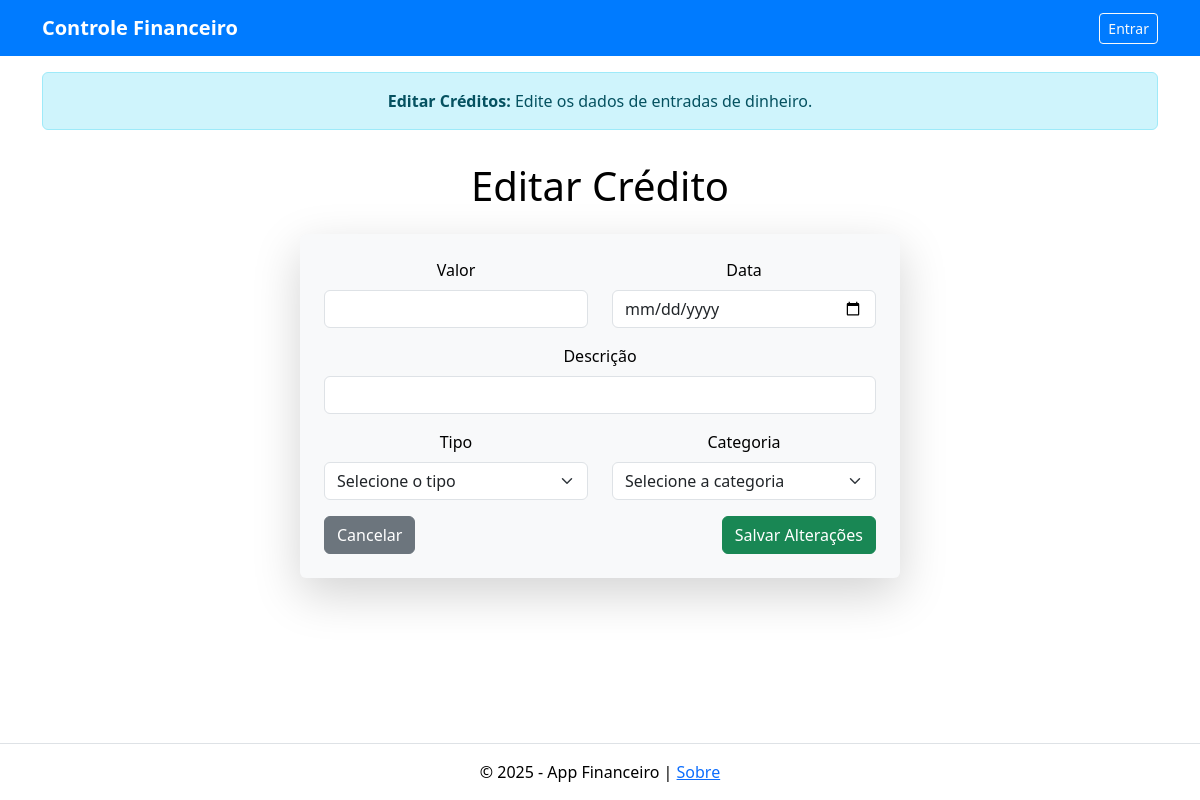
Page /editar_credito/6 on the earlier database version.
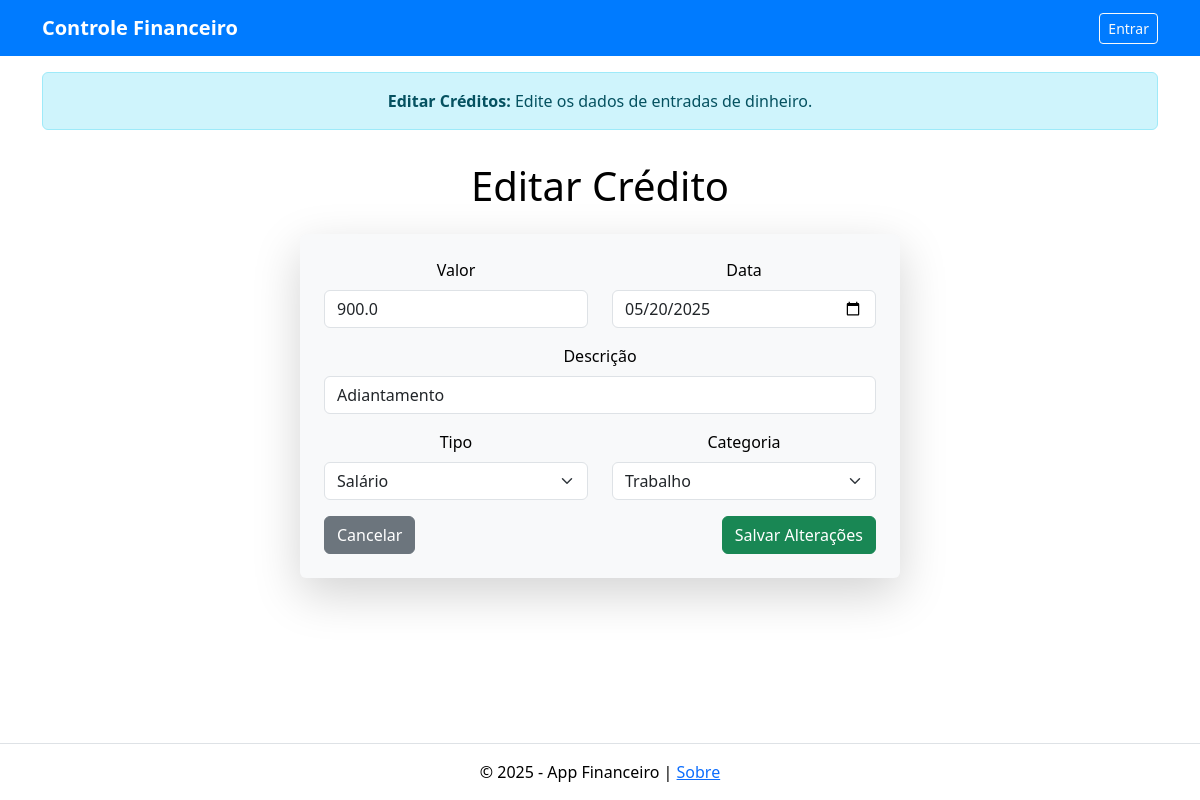
Same page on the later database version.
### tables this page shows
CREATE TABLE creditos (
            id INTEGER PRIMARY KEY AUTOINCREMENT,
            valor REAL NOT NULL,
            descricao TEXT NOT NULL,
            tipo TEXT NOT NULL,
            categoria TEXT NOT NULL,
            data TEXT NOT NULL
        , usuario_id TEXT);

### app.py (the view, shortened to what this page needs)
@app.route("/editar_credito/<int:id>", methods=["GET", "POST"])
def editar_credito(id):
    query = "SELECT * FROM creditos WHERE id = ?"
    credito = executar_consulta(query, (id,), fetchone=True)
    return render_template("editar_credito.html", credito=credito)

### utils.py (called while the page is built)
def executar_consulta(query, parametros=(), fetchone=False, fetchall=False, commit=False):
    conexao = sqlite3.connect('financeiro.db')
    cursor = conexao.cursor()
    cursor.execute(query, parametros)
    resultado = None
    if fetchone:
        resultado = cursor.fetchone()
    elif fetchall:
        resultado = cursor.fetchall()
    if commit:
        conexao.commit()
    conexao.close()
    return resultado

### templates/editar_credito.html (shortened to what this page needs)
{% extends "base.html" %}
{% block alert %}
    <div class="container mt-3">
        <div class="alert alert-info text-center" role="alert">
            <strong>Editar Créditos:</strong> Edite os dados de entradas de dinheiro.
        </div>
    </div>
{% endblock %}
{% block content %}
<div class="container mt-3">
    <h1 class="mb-4 text-center">Editar Crédito</h1>
    <form method="POST" class="p-4 rounded shadow-lg bg-light mx-auto" id="editarCreditoForm">
        <div class="row">
            <div class="col-md-6 mb-3">
                <label for="valor" class="form-label">Valor</label>
                <input type="number" step="0.01" class="form-control" id="valor" name="valor" value="{{ credito[1] }}" required>
            </div>
            <div class="col-md-6 mb-3">
                <label for="data" class="form-label">Data</label>
                <input type="date" class="form-control" id="data" name="data" value="{{ credito[5] }}" required>
            </div>
        </div>
        <div class="mb-3">
            <label for="descricao" class="form-label">Descrição</label>
            <input type="text" class="form-control" id="descricao" name="descricao" value="{{ credito[2] }}" required>
        </div>
        <div class="row">
            <div class="col-md-6 mb-3">
                <label for="tipo" class="form-label">Tipo</label>
                <select class="form-select" id="tipo" name="tipo" required>
                    <option value="" disabled {% if not credito[3] %}selected{% endif %}>Selecione o tipo</option>
                    <option value="salario" {% if credito[3] == 'salario' %}selected{% endif %}>Salário</option>
                </select>
            </div>
            <div class="col-md-6 mb-3">
                <label for="categoria" class="form-label">Categoria</label>
                <select class="form-select" id="categoria" name="categoria" required>
                    <option value="" disabled {% if not credito[4] %}selected{% endif %}>Selecione a categoria</option>
                    <option value="trabalho" {% if credito[4] == 'trabalho' %}selected{% endif %}>Trabalho</option>
                </select>
            </div>
        </div>
        <div class="d-flex justify-content-between">
            <a href="{{ url_for('credito') }}" class="btn btn-secondary">Cancelar</a>
            <button type="submit" class="btn btn-success">Salvar Alterações</button>
        </div>
    </form>
</div>
{% endblock %}

Differences in the rows shown:
added creditos: valor "900.0", data "05/20/2025", descricao "Adiantamento", tipo "Salário", categoria "Trabalho"
Other differences:
form field tipo: "Selecione o tipo" → (not shown)
form field categoria: "Selecione a categoria" → (not shown)
